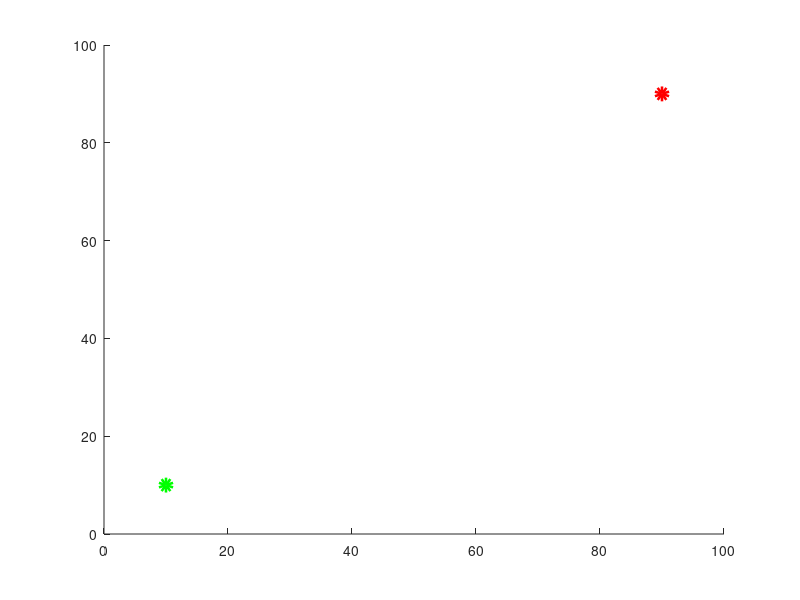

Recreate this plot in MATLAB. (Note: this script raises an error after producing the figure.)
clear all;
close all;
% Start and Goal point coordinates
start=[10 10];
goal=[90 90];
xlim([0 100])
ylim([0 100])
hold on
h=plot(start(1),start(2),'go',goal(1),goal(2),'ro');
set(h,'linewidth',5)
coord.near=[];
coord.new=[];
coord.nodes=[];
coord.dist=[];
ind=[];
coord.near(1,:)=[start(1) start(2)];
ind(1)=0;
k=1;
% Obstacle coordinates
    obs=[25 25 30 30;0 50 50 0;
        0 0 35 35;70 75 75 70
        70 70 75 75;50 100 100 50;
        55 55 100 100;25 30 30 25];
obstacles=polyshape({obs(1,:),obs(3,:),obs(5,:),obs(7,:)},{obs(2,:),obs(4,:),obs(6,:),obs(8,:)});
g=plot(obstacles);
set(g,'facecolor',[0,0,0])
% The tree branch radius, can be chnaged as required
radius=15;
coord.nodes(1,:)=[start(1) start(2)];
% Generate tree
while k>0
    % Random point generation within the radius
    [x,y]=random(coord.near(k,1),coord.near(k,2),radius);
    coord.new(k,:)=[x y];
    % Finding the nearest point
    [R,~]=size(coord.nodes);
        for j=1:R
            coord.dist(j)=sqrt((x-coord.nodes(j,1))^2+(y-coord.nodes(j,2))^2);
        end
    [M,I]=min(coord.dist);
    ind(k,1)=I;
    coord.near(k+1,:)=[coord.nodes(I,1) coord.nodes(I,2)];
    % Find if any collision
    lineseg=[coord.near(k+1,1) coord.near(k+1,2);coord.new(k,1) coord.new(k,2)];
    [in,out] = intersect(obstacles,lineseg);
        if in ~= NaN
            continue
        else
            plot([coord.near(k+1,1) coord.new(k,1)],[coord.near(k+1,2) coord.new(k,2)]);
            drawnow
        end
        % Exit loop
        if sqrt( (x-goal(1))^2 + (y-goal(2))^2 ) <= 5
            plot([x goal(1)],[y goal(2)])
            coord.nodes(k,:)=coord.new(k,:);
            ind(k,1)=length(coord.nodes);
            break
        end
    coord.nodes(k+1,:)=coord.new(k,:);
    k=k+1;
end
% To find the shortest path from start to goal point
plot([goal(1) coord.new(k,1)],[goal(2) coord.new(k,2)],'k-','linewidth',5);
a=length(coord.new);
leastDist=[];
    for n=1:length(coord.new)
        leastDist(n,:)=coord.new(a,:)-coord.new(n,:);
    end
    m=a;
 while coord.near(m+1,:)~=start
    for m=1:length(leastDist)
        if leastDist(m,1)==0 & leastDist(m,2)==0
            break
        end
    end
    plot([coord.new(m,1) coord.near(m+1,1)],[coord.new(m,2) coord.near(m+1,2)],'k-','linewidth',2)
    drawnow
    for n=1:length(coord.new)
        leastDist(n,:)=coord.near(m+1,:)-coord.new(n,:);
    end
 end
 plot([coord.near(m+1,1) start(1)],[coord.near(m+1,2) start(2)],'k-','linewidth',2);
